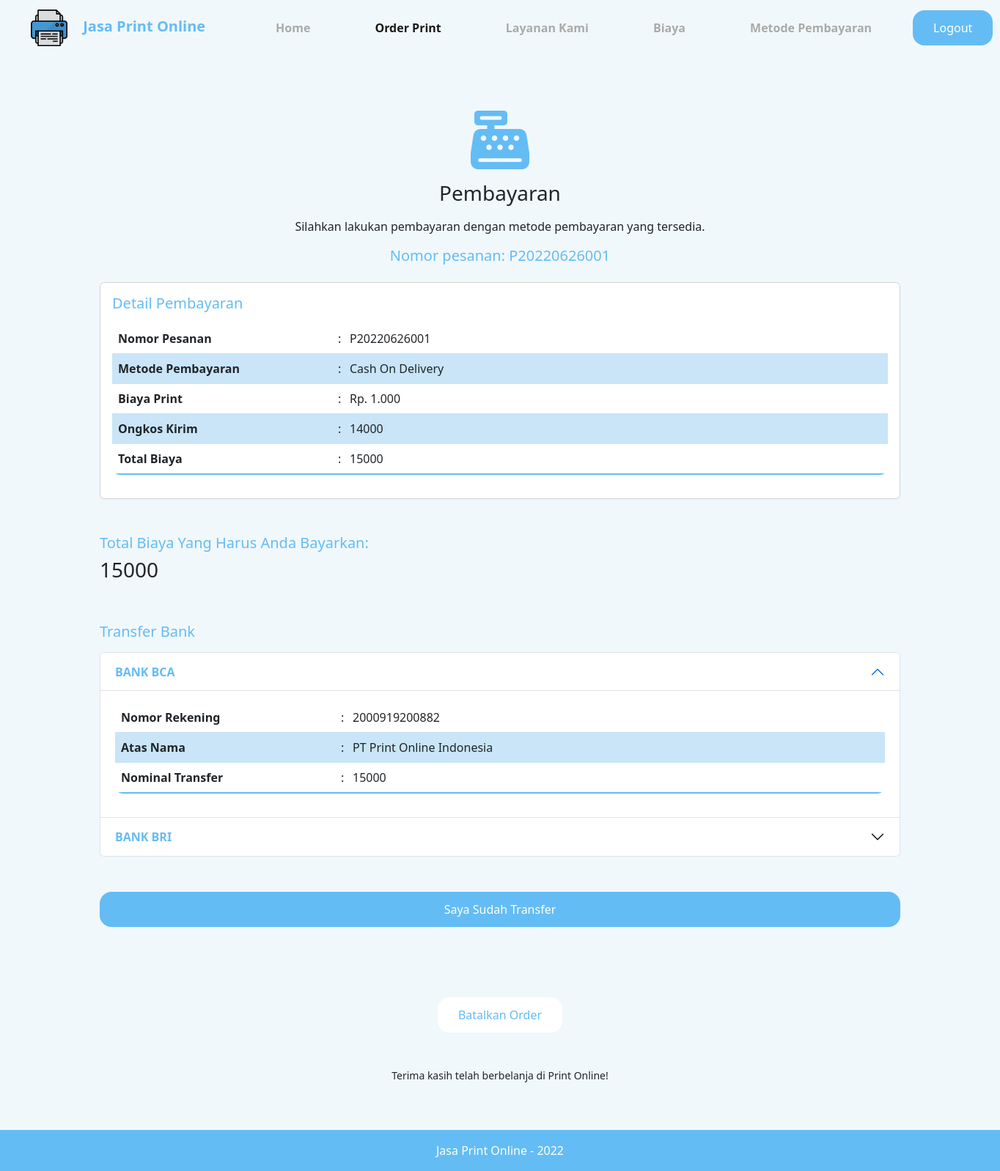
The page /pembayaran.php (signed in) on the database its author committed.
### tables this page shows
CREATE TABLE `tb_pembayaran` (
  `id_mp` int(11) NOT NULL,
  `metode_pembayaran` varchar(30) NOT NULL
);

CREATE TABLE `tb_pengiriman` (
  `id_pengiriman` int(11) NOT NULL,
  `alamat` mediumtext NOT NULL,
  `provinsi` varchar(100) NOT NULL,
  `kota` text NOT NULL,
  `ekspedisi` varchar(255) NOT NULL,
  `paket` varchar(100) NOT NULL,
  `berat` varchar(100) NOT NULL,
  `ongkir` varchar(100) NOT NULL,
  `estimasi` varchar(100) NOT NULL,
  `nohp` varchar(12) NOT NULL
);

CREATE TABLE `tb_order` (
  `id_order` int(15) NOT NULL,
  `id_jp` int(3) NOT NULL,
  `id_uk` int(3) NOT NULL,
  `jumlah_halaman` int(3) NOT NULL,
  `jml_order` int(5) NOT NULL,
  `id_jo` int(3) NOT NULL,
  `id_op` int(3) NOT NULL,
  `id_mp` int(3) NOT NULL,
  `link_dokumen` varchar(255) NOT NULL
);

### pembayaran.php (the view, shortened to what this page needs)
<?php
include "connect.php";
$query = mysqli_query($connect, "SELECT * FROM tb_pengiriman ORDER BY id_pengiriman DESC");
$result = mysqli_fetch_array($query);
$jumlah = mysqli_query($connect, "SELECT * FROM tb_order ORDER BY jumlah_halaman DESC");
$halaman = mysqli_fetch_array($jumlah);
$jml = mysqli_query($connect, "SELECT * FROM tb_order ORDER BY jml_order DESC");
$order = mysqli_fetch_array($jml);
$metode = mysqli_query($connect, "SELECT * FROM tb_order,tb_pembayaran ORDER BY id_order DESC");
$pembayaran = mysqli_fetch_array($metode);
$harga=1000;
?>
<!DOCTYPE html>
<html lang="en">
<head>
  <link rel="stylesheet" type="text/css" href="assets/css/style.css?<?php echo time(); ?>" />
  <link rel="stylesheet" type="text/css" href="assets/css/bootstrap.min.css?<?php echo time(); ?>" />
</head>
<body>
  <nav class="navbar navbar-expand-lg sticky-top light">
    <div class="container-fluid">
      <a class="navbar-brand" href="home.php">
        <img src="assets/img/logo.png" alt="" width="50" height="50" class="d-inline me-3">
        Jasa Print Online
      </a>
      <div class="d-flex justify-content-end">
        <div class="collapse navbar-collapse links" id="navbarNav">
          <ul class="navbar-nav me-5">
            <li class="nav-item">
              <a class="nav-link" href="home.php">Home</a>
            </li>
            <li class="nav-item">
              <a class="nav-link active" aria-current="page" href="order.php">Order Print</a>
            </li>
            <li class="nav-item">
              <a class="nav-link" href="home.php#layanan-kami">Layanan Kami</a>
            </li>
            <li class="nav-item">
              <a class="nav-link" href="home.php#biaya">Biaya</a>
            </li>
            <li class="nav-item">
              <a class="nav-link" href="home.php#pembayaran">Metode Pembayaran</a>
            </li>
          </ul>
        </div>
        <div class="d-flex gap-5">
          <a class="button" style="margin-left: 0;" href="logout.php" role="button">Logout</a>
        </div>
      </div>
    </div>
  </nav>
  <main class="light big-wrapper">
    <div id="pembayaran" class="container py-3">
      <div class="container text-center py-3">
        <i class="fa-solid fa-cash-register fa-5x my-3" style="color: #64bcf4"></i>
        <h3 class="mb-3">Pembayaran</h3>
        <p>Silahkan lakukan pembayaran dengan metode pembayaran yang tersedia.</p>
        <h5>Nomor pesanan: P20220626001</h5>
      </div>
      <div class="container">
        <div class="row">
          <div class="col">
            <div class="card">
              <div class="card-body">
                <h5 class="card-title">Detail Pembayaran</h5>
                <p class="card-text">
                  <table class="table table-borderless">
                    <tbody>
                        <td class="tbl-kecil">Nomor Pesanan</td>
                        <td class="tbl-titik">:</td>
                        <td>P20220626001</td>
                      <tr>
                        <td class="tbl-kecil">Metode Pembayaran</td>
                        <td class="tbl-titik">:</td>
                        <td><?php echo $pembayaran['metode_pembayaran']?></td>
                      </tr>
                      <tr>
                        <td class="tbl-kecil">Biaya Print</td>
                        <td class="tbl-titik">:</td>
                        <td>Rp. 1.000</td>
                      </tr>
                      <tr>
                        <td class="tbl-kecil">Ongkos Kirim</td>
                        <td class="tbl-titik">:</td>
                        <td><?php echo $result['ongkir']?></td>
                      </tr>
                      <tr>
                        <td class="tbl-kecil">Total Biaya</td>
                        <td class="tbl-titik">:</td>
                        <td>
                          <?php
                            $c = $harga * $halaman['jumlah_halaman'] * $order['jml_order'] + $result['ongkir'];
                            echo "$c";
                          ?>
                        </td>
                      </tr>
                    </tbody>
                  </table>
                </p>
              </div>
            </div>
          </div>
        </div>
      </div>
      <div class="container pt-5">
        <h5>Total Biaya Yang Harus Anda Bayarkan:</h5>
        <h3><?php echo "$c" ?></h3>
      </div>
      <div class="container pt-5">
        <h5 class="mb-3">Transfer Bank</h5>
        <div class="accordion" id="transfer">
          <div class="accordion-item">
            <h2 class="accordion-header" id="heading-transfer-1">
              <button class="accordion-button" type="button" data-bs-toggle="collapse" data-bs-target="#panel-transfer-1" aria-expanded="true" aria-controls="panel-transfer-1">
                BANK BCA
              </button>
            </h2>
            <div id="panel-transfer-1" class="accordion-collapse collapse show" aria-labelledby="heading-transfer-1" data-bs-parent="#transfer">
              <div class="accordion-body">
                <table class="table table-borderless">
                  <tbody>
                      <td class="tbl-kecil">Nomor Rekening</td>
                      <td class="tbl-titik">:</td>
                      <td>2000919200882</td>
                    <tr>
                      <td class="tbl-kecil">Atas Nama</td>
                      <td class="tbl-titik">:</td>
                      <td>PT Print Online Indonesia</td>
                    </tr>
                    <tr>
                      <td class="tbl-kecil">Nominal Transfer</td>
                      <td class="tbl-titik">:</td>
                      <td><?php echo "$c" ?></td>
                    </tr>
                  </tbody>
                </table>
              </div>
            </div>
          </div>
          <div class="accordion-item">
            <h2 class="accordion-header" id="heading-transfer-2">
              <button class="accordion-button collapsed" type="button" data-bs-toggle="collapse" data-bs-target="#panel-transfer-2" aria-expanded="false" aria-controls="panel-transfer-2">
                BANK BRI
              </button>
            </h2>
          </div>
        </div>
      </div>
      <div class="container d-flex justify-content-center gap align-items-baseline light my-5">
        <a href="home.php" class="button text-center mb-5" style="width: 100%;">Saya Sudah Transfer</a>
      </div>
      <div class="container d-flex justify-content-center light my-5">
        <form method="POST" action="">
          <button formaction="konfirmasi.php" name="ulang" class="button secondary text-center">
            Batalkan Order
          </button>
        </form>
      </div>
      <p class="text-center" style="font-size: 14px;">Terima kasih telah berbelanja di Print Online!</p>
    </div>
  </main>
  <footer class="footer mt-auto py-3">
    <div class="container text-center">
      <span class="text-white">Jasa Print Online - 2022</span>
    </div>
  </footer>
</body>

### assets/css/style.css (style rules this page uses)
.light { --mainColor: #64bcf4; --hoverColor: #5bacdf; --backgroundColor: #f1f8fc; --lightOne: #919191; --lightTwo: #aaa; }
*, *::before, *::after { padding: 0; margin: 0; box-sizing: border-box; }
body { font-family: "Poppins", sans-serif; }
a { text-decoration: none !important; }
.big-wrapper { position: relative; padding: 1.7rem 0 2rem; width: 100%; min-height: 100vh; background-color: var(--backgroundColor); display: flex; flex-direction: column; justify-content: space-between; overflow: hidden; }
.container { position: relative; max-width: 75rem; width: 100%; margin: 0 auto; z-index: 10; }
.links { white-space: nowrap; }
.links ul { display: flex; list-style: none; align-items: center; }
.links a { color: var(--lightTwo); margin-left: 4.5rem; display: inline-block; transition: 0.3s; }
.button { display: inline-block; padding: 0.75rem 1.75rem; color: #fff !important; background-color: var(--mainColor) !important; border-radius: 16px; text-transform: capitalize; transition: 0.3s; border: none; }
.navbar-brand { font-weight: 600 !important; color: #64bcf4 !important; }
.nav-link { font-weight: 600 !important; }
.secondary { background-color: #fff !important; color: #64bcf4 !important; border: none; }
.navbar { padding-left: 30px !important; padding-right: 30px !important; background-color: #f1f8fc !important; }
.gap { column-gap: 30px; }
h5 { color: #64bcf4 !important; }
table { margin-left: auto; margin-right: auto; table-layout: fixed; border-collapse: collapse; border-radius: 10px; overflow: hidden; width: 100%; }
td { padding: 12px 15px; }
tbody tr { border-bottom: 1px solid #c9e5f7; }
tbody tr:nth-of-type(even) { background-color: #c9e5f7; }
tbody tr:last-of-type { border-bottom: 2px solid #64bcf4; }
footer { background-color: #64bcf4 !important; }
.tbl-kecil { font-weight: bold; width: 300px; }
.tbl-titik { width: 10px; }
.accordion-button:not(collapsed) { font-weight: bold; background-color: #fff!important; color: #64bcf4!important; }

### rows shown on the page
tb_pembayaran: metode_pembayaran "Cash On Delivery"
tb_pengiriman: ongkir "14000"
tb_order: c "15000"
